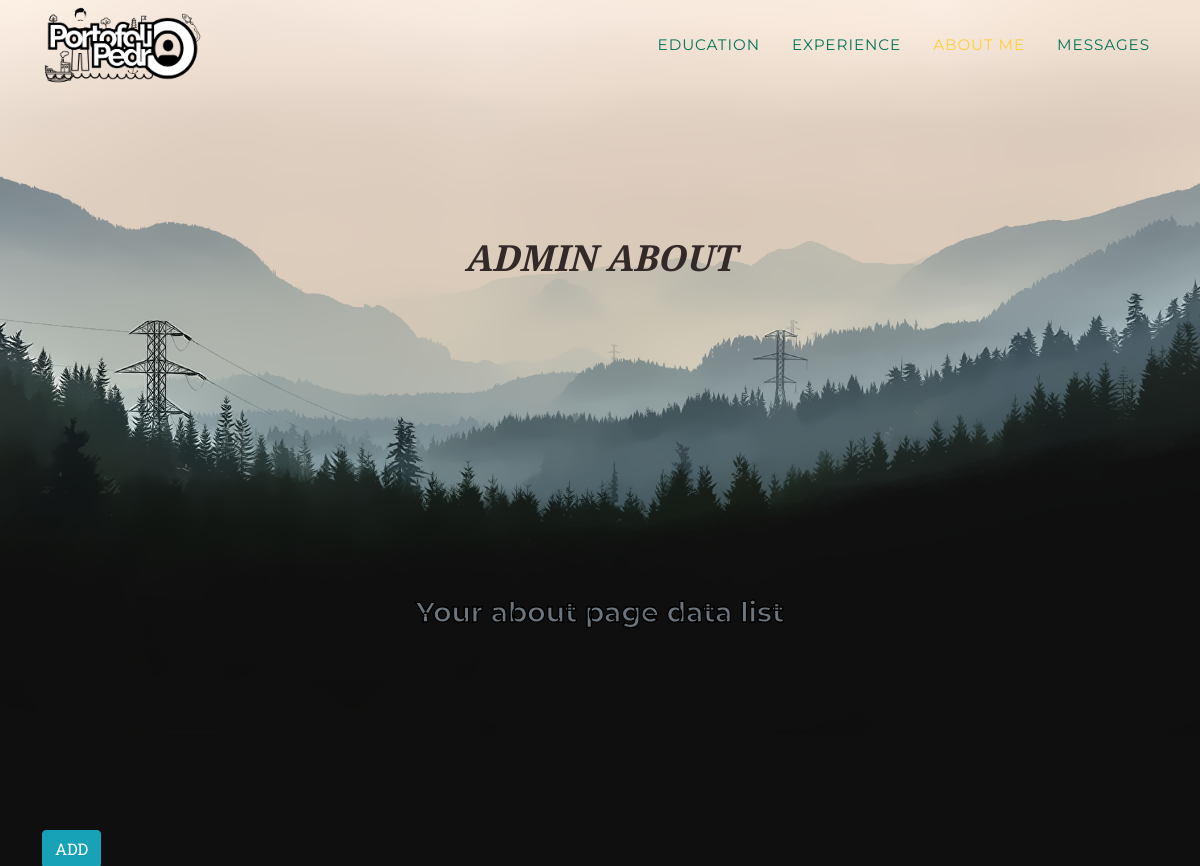
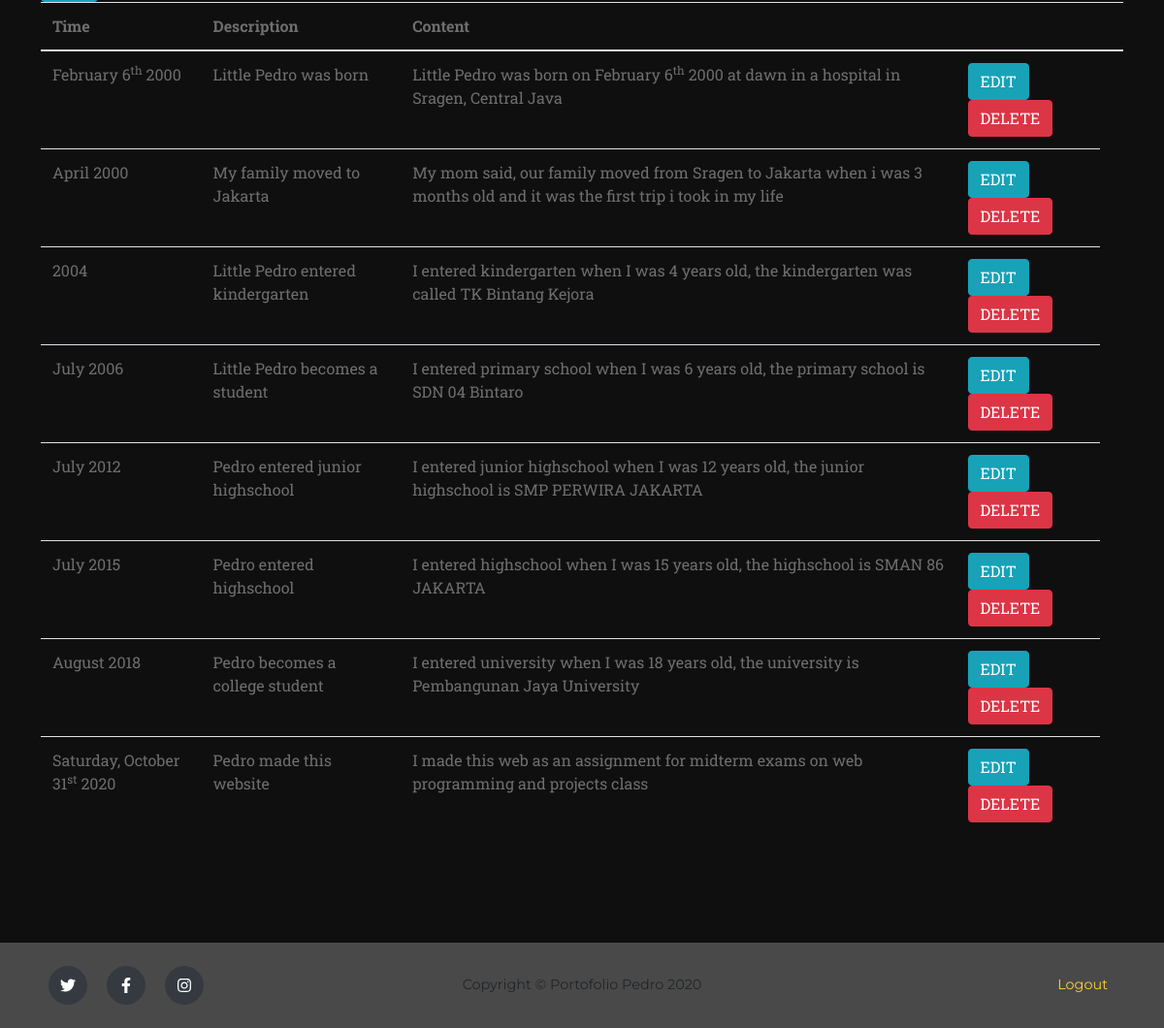
/admabout.php, run on the app's committed database (2 pictures, top to bottom).
### tables this page shows
CREATE TABLE `about` (
  `id` int(10) NOT NULL,
  `tgl` varchar(50) NOT NULL,
  `ket` varchar(200) NOT NULL,
  `isi` varchar(500) NOT NULL
);

### admabout.php (the view, shortened to what this page needs)
<!DOCTYPE html>
<html lang="en">
    <head>
        <link href="css/styles.css" rel="stylesheet" />
    </head>
    <?php
    include_once 'koneksi.php';
    ?>
    <body id="page-top">
        <nav class="navbar navbar-expand-lg navbar-dark fixed-top" id="mainNav">
            <div class="container">
                <a class="navbar-brand js-scroll-trigger" href="admin.php"><img src="assets/img/navbar-logo.png" alt="" /></a>
                <div class="collapse navbar-collapse" id="navbarResponsive">
                    <ul class="navbar-nav text-uppercase ml-auto">
                        <li class="nav-item"><a class="nav-link js-scroll-trigger" href="admedu.php">Education</a></li>
                        <li class="nav-item"><a class="nav-link js-scroll-trigger" href="admexp.php">Experience</a></li>
                        <li class="nav-item"><a class="nav-link js-scroll-trigger" href="#page-top">About Me</a></li>
                        <li class="nav-item"><a class="nav-link js-scroll-trigger" href="admin.php">Messages</a></li>
                    </ul>
                </div>
            </div>
        </nav>
<header class="masthead">
                <div class="text-center">
                    <h2 class="masthead-subheading text-uppercase">Admin About</h2>
                    <h3 class="section-subheading text-muted">Your about page data list</h3>
                </div>
        </header>
        <section class="page-section">
        <div class="container">
        <a href="tambahabout.php" class="btn btn-info">ADD</a>
            <div class="row">
                <div class="col-md-12">
                <table id="listtable" class="table table-solid">
                <thead>
                    <tr>
                    <th>Time</th>
                    <th>Description</th>
                    <th>Content</th>
                    <th>&nbsp;<th>
                    </tr>
                </thead>
                <tbody>
            <?php
            $strSQL = "SELECT * FROM about";
            $runStrSQL = mysqli_query($conn,$strSQL);
            $jmlRowData = mysqli_num_rows($runStrSQL);
            if ($jmlRowData < 0) {
            echo "<tr><td colspan='4'>Data Tidak Terdapat Dalam Database</td></tr>";
            }
            else {
            while($row = mysqli_fetch_assoc($runStrSQL)) {
            ?>
                    <tr>
                    <td><?php echo $row["tgl"] ?></td>
                    <td><?php echo $row["ket"] ?></td>
                    <td><?php echo $row["isi"] ?></td>
                    <td>
                        <a href="editabout.php?id=<?php echo $row["id"] ?>" class="btn btn-info">EDIT</a>
                        <a href="deleteabout.php?id=<?php echo $row["id"]?>" class="btn btn-danger">DELETE</a>
                    </td>
                    </tr>
            <?php
            }
            }
            ?>
                </tbody>
                </table>
                </div>
            </div>
        </div>
        </section>
        <footer class="footer py-4">
            <div class="container">
                <div class="row align-items-center">
                    <div class="col-lg-4 text-lg-left">
                        <a class="btn btn-dark btn-social mx-2" href="#!"><i class="fab fa-twitter"></i></a>
                        <a class="btn btn-dark btn-social mx-2" href="https://www.facebook.com/fedroandika.putra"><i class="fab fa-facebook-f"></i></a>
                        <a class="btn btn-dark btn-social mx-2" href="https://www.instagram.com/rodr.x6/"><i class="fab fa-instagram"></i></a>
                    </div>
                    <div class="col-lg-4 my-3 my-lg-0">
                        Copyright © Portofolio Pedro 2020
                    </div>
                    <div class="col-lg-4 text-lg-right">
                        <a class="mr-3" href="index.php">Logout</a>
                    </div>
                </div>
            </div>
        </footer>
    </body>
</html>

### data on the page
about: tgl "February 6 th 2000", ket "Little Pedro was born", isi "Little Pedro was born on February 6 th 2000 at dawn in a hospital in Sragen, Central Java"
about: tgl "April 2000", ket "My family moved to Jakarta", isi "My mom said, our family moved from Sragen to Jakarta when i was 3 months old and it was the first trip i took in my life"
about: tgl "2004", ket "Little Pedro entered kindergarten", isi "I entered kindergarten when I was 4 years old, the kindergarten was called TK Bintang Kejora"
about: tgl "July 2006", ket "Little Pedro becomes a student", isi "I entered primary school when I was 6 years old, the primary school is SDN 04 Bintaro"
about: tgl "July 2012", ket "Pedro entered junior highschool", isi "I entered junior highschool when I was 12 years old, the junior highschool is SMP PERWIRA JAKARTA"
about: tgl "July 2015", ket "Pedro entered highschool", isi "I entered highschool when I was 15 years old, the highschool is SMAN 86 JAKARTA"
about: tgl "August 2018", ket "Pedro becomes a college student", isi "I entered university when I was 18 years old, the university is Pembangunan Jaya University"
about: tgl "Saturday, October 31 st 2020", ket "Pedro made this website", isi "I made this web as an assignment for midterm exams on web programming and projects class"
